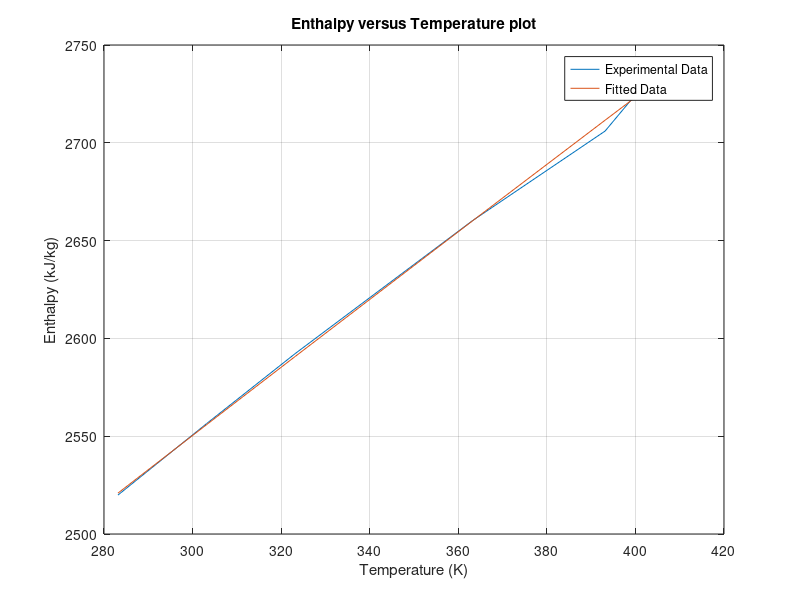

Reproduce this figure in MATLAB.
clear, clc
T = [283.15 303.15 323.15 363.15 393.15 403.15];    % Temperature [K]
delH = [2519.9 2556.4 2592.2 2660.1 2706.0 2733.1]; % Enthalpy [kJ/kg]

% Determine the polynomial coefficients!
Coeff = polyfit(T,delH,2);
T_desired = 373.15;
delH_desired = polyval(Coeff,T_desired);
disp(['The Enthalpy in 373.15 K equals to:', num2str(delH_desired),' kJ/kg'])

% Plot Experimental Data
figure(1)
plot(T,delH)
xlabel('Temperature (K)')
ylabel('Enthalpy (kJ/kg)')
title('Enthalpy versus Temperature plot')
grid on
hold on
% Plot Fitted data
plot(T,polyval(Coeff,T))
legend('Experimental Data', 'Fitted Data')
